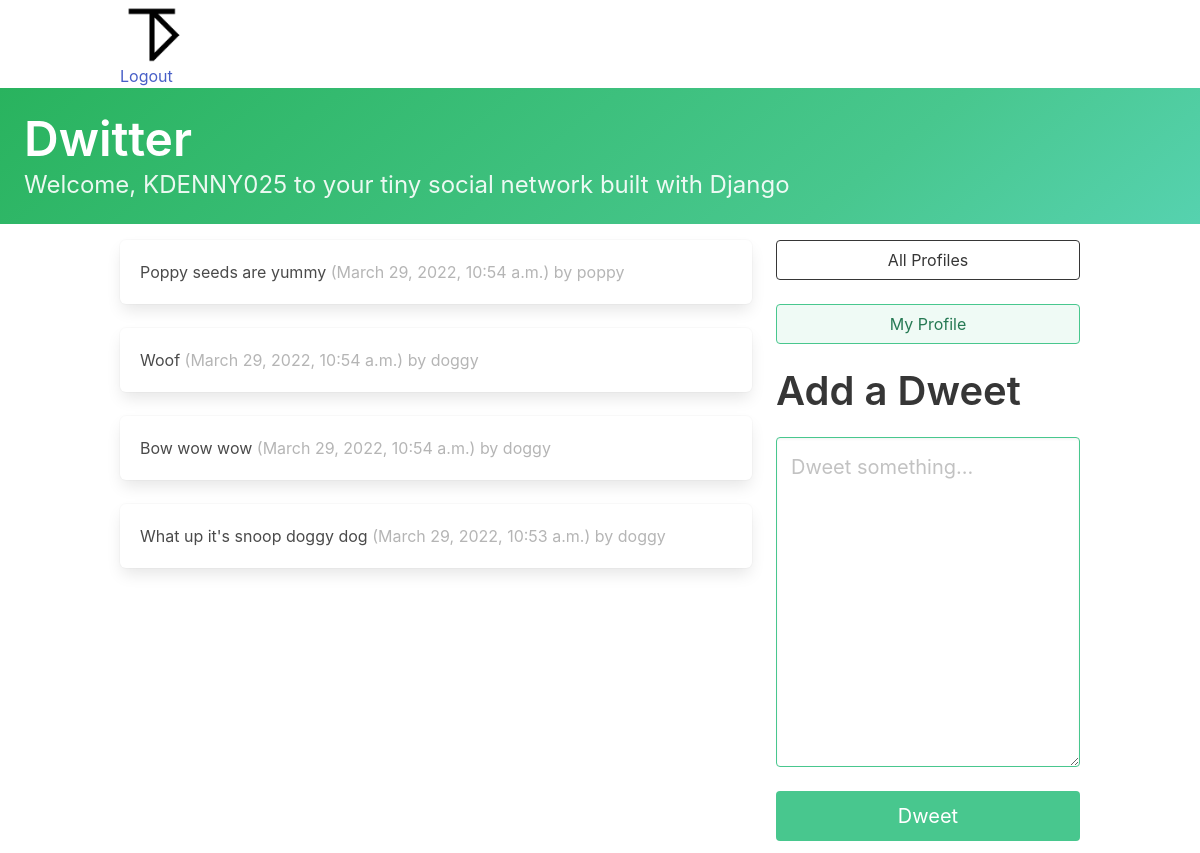
Before: /dashboard/ (signed in) with the older database file.
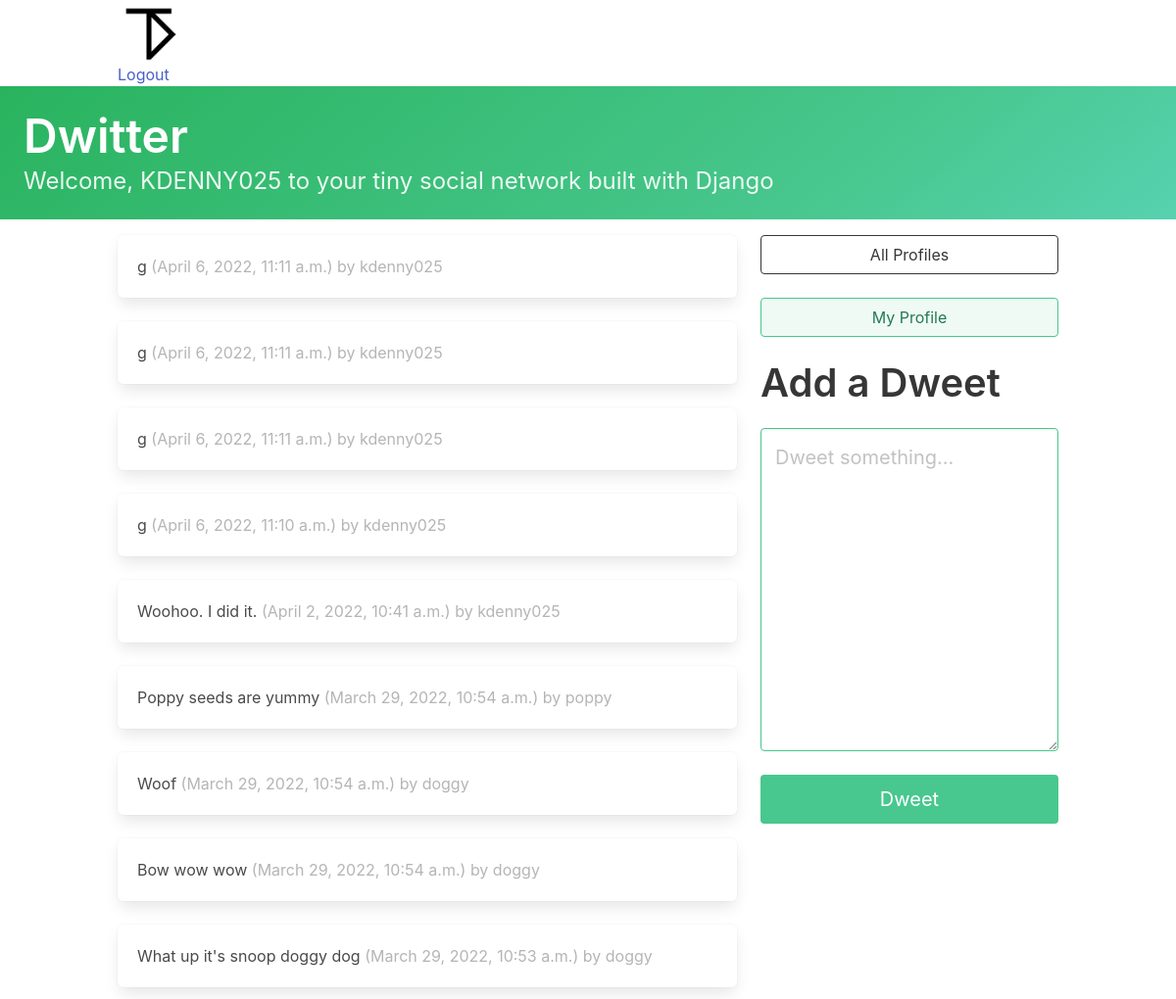
After: the same page with the newer database file.
### dwitter/models.py (models this page shows, shortened)
class Dweet(models.Model):
    user = models.ForeignKey(
        User, related_name="dweets", on_delete=models.DO_NOTHING
    )
    body = models.CharField(max_length=140)
    created_at = models.DateTimeField(auto_now_add=True)

### dwitter/views.py (the view)
# urls.py: path('dashboard/', dashboard, name='dashboard'),
def dashboard(request):
    form = DweetForm(request.POST or None)
    if form.is_valid():
        dweet = form.save(commit=False)
        dweet.user = request.user
        dweet.save()
        return redirect("dwitter:dashboard")
    followed_dweets = Dweet.objects.filter(
        user__profile__in=request.user.profile.follows.all()
    ).order_by("-created_at")
    return render(
        request,
        "dwitter/dashboard.html",
        {"form": form, "dweets": followed_dweets},
    )

### dwitter/forms.py
class DweetForm(forms.ModelForm):
    body = forms.CharField(
        required=True,
        widget=forms.widgets.Textarea(
            attrs={"placeholder": "Dweet something...",
                   "class": "textarea is-success is-medium",
                   }
        ),
        label="",
    )
    class Meta:
        model = Dweet
        exclude = ("user", )

### dwitter/templates/dwitter/dashboard.html (shortened to what this page needs)
{% extends 'base.html' %}
{% block content %}
<div class="column">
    {% for dweet in dweets %}
        <div class="box">
            {{ dweet.body }}
            <span class="is-small has-text-grey-light">
                ({{ dweet.created_at }}) by {{ dweet.user.username }}
            </span>
        </div>
    {% endfor %}
</div>
<div class="column is-one-third">
    <div class="block">
        <a href="{% url 'dwitter:profile_list' %} ">
            <button class="button is-dark is-outlined is-fullwidth">
                All Profiles
            </button>
        </a>
    </div>
    <div class="block">
        <a href="{% url 'dwitter:profile' request.user.profile.id %} ">
            <button class="button is-success is-light is-outlined is-fullwidth">
                My Profile
            </button>
        </a>
    </div>
    <div class="block">
        <div class="block">
            <h2 class="title is-2">Add a Dweet</h2>
        </div>
        <div class="block">
            <form method="post">
                {{ form.as_p }}
                <button class="button is-success is-fullwidth is-medium mt-5"
                        type="submit">Dweet
                </button>
            </form>
        </div>
    </div>
</div>
{% endblock %}

### dwitter/templates/base.html (shortened to what this page needs)
<!DOCTYPE html>
<html lang="en">
<head>
    <link rel="stylesheet"
          href="https://cdn.jsdelivr.net/npm/bulma@0.9.3/css/bulma.min.css">
</head>
<body>
    <div class = "container">
        <span class = "logo">
            <span class="media-left image is-64x64">
                    {% load static %}
                    <img src="{% static 'media/Data_Team_Logo_Small.png' %}">
            </span>
            <div class="block">
                {% if user.is_authenticated %}
                    <a href="{% url 'dwitter:logout' %}">Logout</a>
                {% else %}
                    <a href="{% url 'dwitter:login' %}">Login</a>
                {% endif %}
            </div>
        </span>
    </div>
    <a href="{%  url 'dwitter:dashboard' %} ">
    <section class="hero is-small is-success is-bold mb-4">
        <div class="hero-body">
            <h1 class="title is-1">Dwitter</h1>
            <p class="subtitle is-4">
                Welcome, {{ user.username|upper }} to your tiny social network built with Django
            </p>
        </div>
    </section>
    </a>
    <div class="container">
        <div class="columns is-centered">
            {% block content %}
            {% endblock content %}
        </div>
    </div>
</body>
</html>

Changed rows visible on the page:
added Dweet: body "g", created_at "April 6, 2022, 11:11 a.m.", user.username "kdenny025"
added Dweet: body "g", created_at "April 6, 2022, 11:11 a.m.", user.username "kdenny025"
added Dweet: body "g", created_at "April 6, 2022, 11:11 a.m.", user.username "kdenny025"
added Dweet: body "g", created_at "April 6, 2022, 11:10 a.m.", user.username "kdenny025"
added Dweet: body "Woohoo. I did it.", created_at "April 2, 2022, 10:41 a.m.", user.username "kdenny025"
